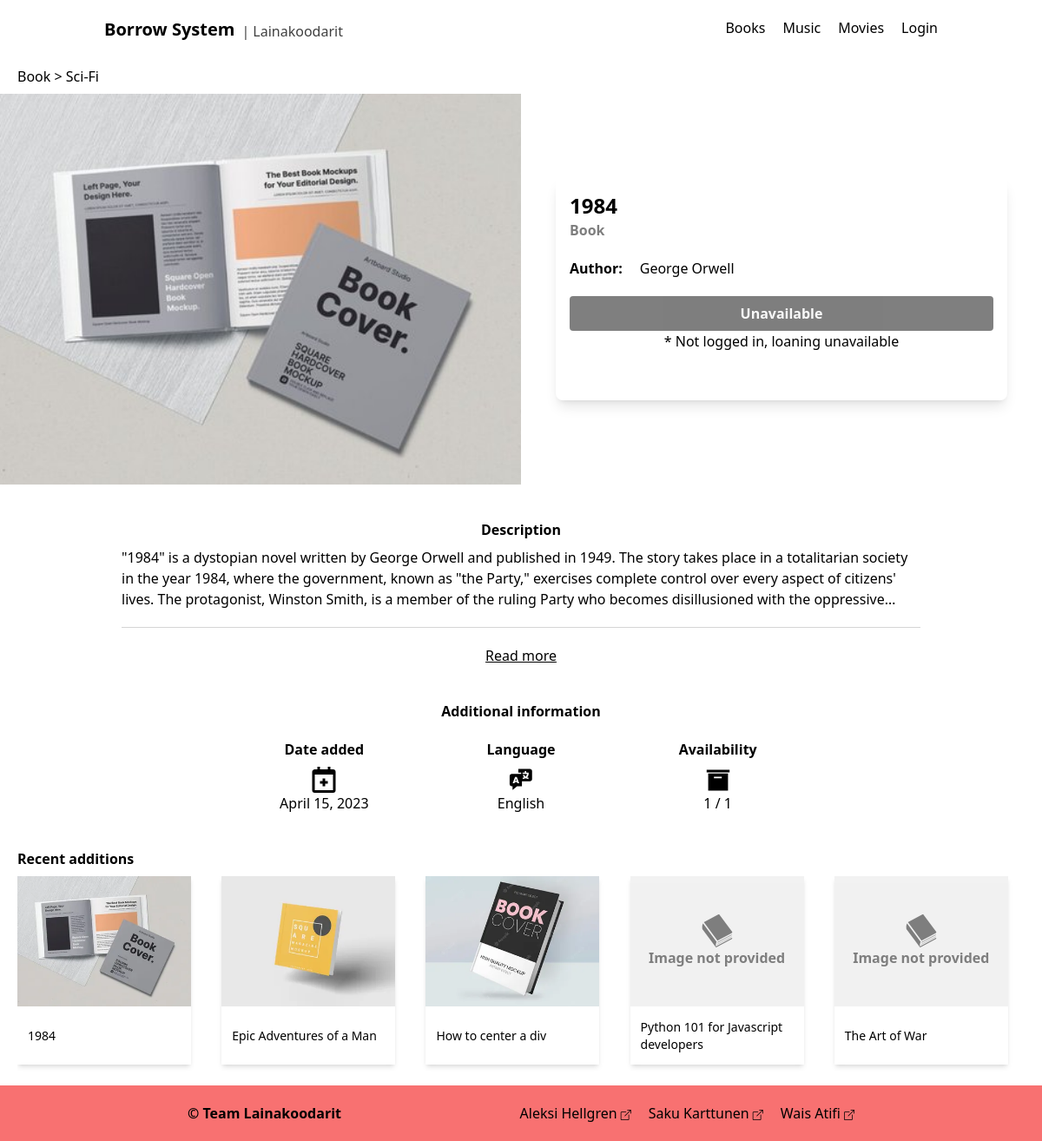
/product/1/, run on the app's committed database.
### borrow/models.py (models this page shows, shortened)
class Product(models.Model):
    name = models.CharField(max_length=50)
    genre = models.CharField(max_length=30)
    description = models.TextField(
        max_length=750, default="description not available")
    date_added = models.DateField(auto_now_add=True)
    author = models.ManyToManyField(Author)
    category = models.CharField(max_length=30)
    amount = models.SmallIntegerField(default=0)
    loaned_amount = models.SmallIntegerField(default=0, editable=False)
    genre = models.CharField(max_length=30, blank=True, null=True)
    language = models.CharField(max_length=30, blank=True, null=True)
    image = models.ImageField(
        upload_to="images/", blank=True, null=True)
    thumbnail = models.CharField(
        max_length=75, blank=True, null=True, editable=False)
    class Meta:
        ordering = ["name"]

class Author(models.Model):
    author_name = models.CharField(max_length=50)
    home_country = models.CharField(max_length=60, blank=True, null=True)
    class Meta:
        ordering = ["author_name"]

### borrow/views.py (the view)
# urls.py: path('product/<int:pk>/', views.ProductView.as_view(), name='product'),
class ProductView(generic.DetailView):
    model = Product
    context_object_name = 'product'
    template_name = 'borrow/product_page.html'
    def get_context_data(self, **kwargs):
        context = super().get_context_data(**kwargs)
        product = self.get_object()
        available = product.amount - product.loaned_amount
        context['available'] = available
        current_category = context['object'].category
        context['recent_additions'] = Product.objects.filter(
            category=current_category)[:5]
        user = self.request.user
        if not user:
            return context
        user_loan = Event.objects.filter(
            user=user.id, product=product.id, return_date__isnull=True)
        context['user_loaned'] = user_loan.exists()
        return context

### borrow/templates/borrow/product_page.html (shortened to what this page needs)
{% extends "base.html" %}
{% block content %}
<article class="max-w-[1200px] mx-auto">
  <p class="my-2 mx-5 xl:mx-0">
    <a href="{% url 'borrow:list' %}?category={{ product.category }}">
      {{ product.category|title }}</a> &gt; <a href="{% url 'borrow:list' %}?genre={{ product.genre }}">{{ product.genre|title }}
    </a>
  </p>
  <div class="grid md:grid-cols-4 gap-y-8">
    <div class="md:col-span-2">
      {% load static %}
      <div class="img-container w-full aspect-[4/3] overflow-hidden relative group">
        {% if product.image %}
        <a href="{{ product.image.url }}">
          <img src="{{ product.image.url }}" alt="product image for {{ product.name }}" width="300" height="200"
            class="object-cover h-full w-full transition-all hover:scale-110"/>
        </a>
        {% endif %}
      </div>
    </div>
    <div class="px-10 flex items-center md:col-span-2">
      <div class="product-card shadow-lg w-full rounded-lg p-4
        flex flex-col gap-y-5">
        <div class="prouct-header">
          <h1 class="text-2xl font-bold">{{ product.name }}</h1>
          <p class="opacity-50 font-semibold">{{ product.category|title }}</p>
        </div>
        <div class="product-creator flex items-center gap-x-5">
          <h2 class="font-semibold">Author:</h2>
          <p>
            {% for author in product.author.all %}
            {{ author.author_name }}{% if not forloop.last %}, {% endif %}
            {% endfor %}
          </p>
        </div>
        {% if available and request.user.is_authenticated and not user_loaned %}
          <form method="post" action="{% url 'borrow:loan' pk=product.pk %}">
            {% csrf_token %}
            <button type="submit" class="bg-red-400 py-2 px-4 w-full rounded text-white font-semibold
              transition-all hover:text-neutral-900 active:scale-90">Loan this</button>
          </form>
        {% elif user_loaned %}
        <form method="post" action="{% url 'borrow:return' pk=product.pk %}">
          {% csrf_token %}
          <button type="submit" class="outline outline-red-400 py-2 px-4 w-full rounded text-red-400 font-semibold
            transition-all hover:outline-0 hover:bg-red-400 hover:text-white active:scale-90">Return loan</button>
        </form>
        {% elif not request.user.is_authenticated %}
          <button class="bg-black py-2 px-4 rounded text-neutral-100 font-semibold opacity-50
            transition-all">Unavailable</button>
          <p class="text-center -translate-y-5">* Not logged in, loaning unavailable</p>
        {% else %}
          <button class="bg-black py-2 px-4 rounded text-neutral-100 font-semibold opacity-50
            transition-all">Unavailable</button>
          <p class="text-center -translate-y-5">* No copies available currently</p>
        {% endif %}
      </div>
    </div>
  </div>
</article>
<article class="max-w-[1000px] mx-auto my-10 px-5 sm:px-10">
  <h3 class="font-semibold text-center">Description</h3>
  <div class="my-2 space-y-4" id="description">
    {{ product.description|linebreaks }}
  </div>
  <hr id="description_line" class="my-5 border-neutral-300"/>
  <button id="readmore" class="underline block mx-auto">Read more</button>
</article>
<section class="max-w-[700px] mx-auto my-8 px-5">
  <h3 class="font-semibold text-center mb-5">Additional information</h3>
  <div class="grid grid-cols-2 mx-auto gap-y-6 gap-x-5 sm:grid-cols-3">
    {% if product.date_added %}
    <div class="flex flex-col gap-x-2 items-center">
      <div class="text-center">
        <h4 class="mb-2 font-semibold">Date added</h4>
        <img src="{% static 'icons/date_added.svg' %}" alt="tags -icon" width="30" height="30"
        class="mx-auto"/>
      </div>
      <div class="flex gap-x-5">
        <p class="justify-center">
          {{ product.date_added }}
        </p>
      </div>
    </div>
    {% endif %}
    {% if product.language %}
    <div class="flex flex-col gap-x-2 justify-evenly items-center">
      <div class="text-center">
        <h4 class="mb-2 font-semibold">Language</h4>
        <img src="{% static 'icons/language.svg' %}" alt="tags -icon" width="30" height="30"
        class="mx-auto"/>
      </div>
      <div class="flex gap-x-5">
        <p class="justify-center">
          {{ product.language }}
        </p>
      </div>
    </div>
    {% endif %}
    {% if product %}
    <div class="flex flex-col gap-x-2 justify-evenly items-center">
      <div class="text-center">
        <h4 class="mb-2 font-semibold">Availability</h4>
        <img src="{% static 'icons/storage.svg' %}" alt="tags -icon" width="30" height="30"
        class="mx-auto"/>
      </div>
      <div class="flex gap-x-5 mx-auto">
        <p class="justify-center">
          {{ available }} / {{ product.amount }}
        </p>
      </div>
    </div>
    {% endif %}
  </div>
</section>
<section class="max-w-[1200px] mx-auto mt-10 px-5">
  <h3 class="font-semibold mb-2">Recent additions</h3>
  <div class="carousel grid grid-flow-col text-center pb-6 overflow-auto gap-x-4">
    {% for listing in recent_additions %}
    <a href="{% url 'borrow:product' listing.id %}" draggable="false"
      class="select-none shadow-md w-[200px] aspect-square group hover:shadow-lg">
      <div class="overflow-hidden aspect-[4/3] relative group">
        {% if listing.thumbnail %}
        <img src="{{ listing.thumbnail }}" alt="{{ listing.title }} -thumbnail"
          width="300" height="300" draggable="false"
          class="object-cover w-full h-full transition-all group-hover:scale-110">
        {% else %}
        {% load static %}
        <div class="object-cover w-full h-full flex flex-col justify-center bg-neutral-200
          opacity-50 transition-all hover:scale-110">
          <img src="{% static 'icons/default-' %}{{ listing.category }}.svg" alt="{{ listing.title }} -thumbnail"
            width="300" height="300" draggable="false"
            class="w-full h-1/4"/>
          <p class="font-semibold">Image not provided</p>
        </div>
        {% endif %}
      </div>
      <p class="text-sm line-clamp-2 py-2 px-3 text-start h-2/6 flex items-center
        transition-all group-hover:underline">{{ listing.name }}</p>
    </a>
    {% endfor %}
  </div>
</section>
{% endblock %}

### data on the page
Product: category "Book", genre "Sci-Fi", image (placeholder picture), name "1984", description "\"1984\" is a dystopian novel written by George Orwell and published in 1949. The story takes place in a totalitarian society in the year 1984, where the government, known as \"the Party,\" exercises complete control over every aspect of citizens' lives. The protagonist, Winston Smith, is a member of the ruling Party who becomes disillusioned with the…", date_added "April 15, 2023", language "English", amount "1", thumbnail (placeholder picture)
Author: author_name "George Orwell"
Product: thumbnail (placeholder picture), name "Epic Adventures of a Man"
Product: thumbnail (placeholder picture), name "How to center a div"
Product: category (placeholder picture), name "Python 101 for Javascript developers"
Product: category (placeholder picture), name "The Art of War"

### other printed values
{{ available }} "1"
